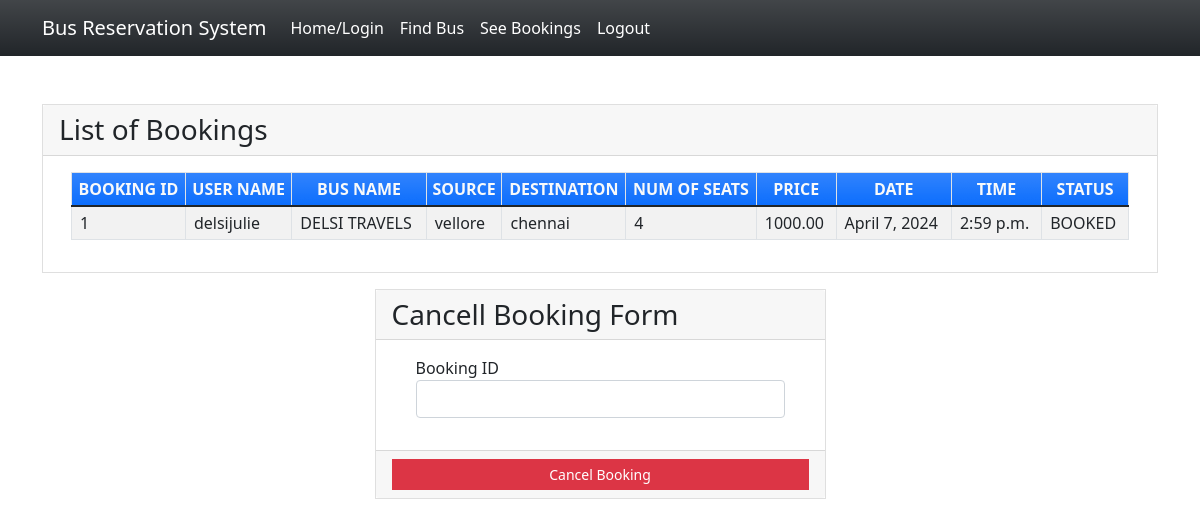
/seebookings (signed in), run on the app's committed database.
### myapp/models.py (models this page shows, shortened)
class Book(models.Model):
    BOOKED = 'B'
    CANCELLED = 'C'
    TICKET_STATUSES = ((BOOKED, 'Booked'),
                       (CANCELLED, 'Cancelled'),)
    email = models.EmailField()
    name = models.CharField(max_length=30)
    userid =models.DecimalField(decimal_places=0, max_digits=2)
    busid=models.DecimalField(decimal_places=0, max_digits=2)
    bus_name = models.CharField(max_length=30)
    source = models.CharField(max_length=30)
    dest = models.CharField(max_length=30)
    nos = models.DecimalField(decimal_places=0, max_digits=2)
    price = models.DecimalField(decimal_places=2, max_digits=6)
    date = models.DateField()
    time = models.TimeField()
    status = models.CharField(choices=TICKET_STATUSES, default=BOOKED, max_length=2)
    class Meta:
        verbose_name_plural = "List of Books"

### myapp/views.py (the view)
# urls.py: path('seebookings', views.seebookings, name="seebookings"),
@login_required(login_url='signin')
def seebookings(request,new={}):
    context = {}
    id_r = request.user.id
    book_list = Book.objects.filter(userid=id_r)
    if book_list:
        return render(request, 'myapp/booklist.html', locals())
    else:
        context["error"] = "Sorry no buses booked"
        return render(request, 'myapp/findbus.html', context)

### myapp/templates/myapp/booklist.html (shortened to what this page needs)
{% extends 'myapp/base.html' %} {% block content %}
<div class="container my-5">
    <div class="card rounded-0">
        <div class="card-header">
            <div class="card-title h3 mb-0">List of Bookings</div>
        </div>
        <div class="card-body">
            <div class="container-fluid">
                <table class="table table-bordered table-striped">
                    <thead>
                        <tr class="bg-gradient bg-primary text-light">
                            <th class="p-1 text-center">BOOKING ID</th>
                            <th class="p-1 text-center">USER NAME</th>
                            <th class="p-1 text-center">BUS NAME</th>
                            <th class="p-1 text-center">SOURCE</th>
                            <th class="p-1 text-center">DESTINATION</th>
                            <th class="p-1 text-center">NUM OF SEATS</th>
                            <th class="p-1 text-center">PRICE</th>
                            <th class="p-1 text-center">DATE</th>
                            <th class="p-1 text-center">TIME</th>
                            <th class="p-1 text-center">STATUS</th>
                        </tr>
                    </thead>
                    {% for row in book_list %}
                    <tr>
                        <td class="px-2 py-1 align-middle">{{row.id}}</td>
                        <td class="px-2 py-1 align-middle">{{row.name}}</td>
                        <td class="px-2 py-1 align-middle">{{row.bus_name}}</td>
                        <td class="px-2 py-1 align-middle">{{row.source}}</td>
                        <td class="px-2 py-1 align-middle">{{row.dest}}</td>
                        <td class="px-2 py-1 align-middle">{{row.nos}}</td>
                        <td class="px-2 py-1 align-middle">{{row.price}}</td>
                        <td class="px-2 py-1 align-middle">{{row.date}}</td>
                        <td class="px-2 py-1 align-middle">{{row.time}}</td>
                        <td class="px-2 py-1 align-middle">{{row.status}}</td>
                    </tr>
                    {% endfor %}
                </table>
            </div>
        </div>
    </div>
    <div class="row mt-3 justify-content-center">
        <div class="col-lg-5 col-md-7 col-sm-10 col-xs-12">
            <div class="card rounded-0">
                <div class="card-header">
                    <div class="card-title h3 mb-0">Cancell Booking Form</div>
                </div>
                <div class="card-body">
                    <div class="container-fluid">
                        <form action="{% url 'cancellings' %}" method="post" id="cancel-form">
                            <div class="mb-3">
                                <label for="bus_id" class="control-label">Booking ID</label>
                                <input name='bus_id' class="form-control" type="number" id="bus_id">
                            </div>
                        </form>
                    </div>
                </div>
                <div class="card-footer text-center">
                    <button class="btn btn-sm rounded-0 btn-danger w-100" form="cancel-form">Cancel Booking</button>
                </div>
            </div>
        </div>
    </div>
</div>
{% endblock %}

### myapp/templates/myapp/base.html (style rules this page uses)
body { background-image: url(https://img.freepik.com/premium-photo/tourist-buses-parking-sunrise-sunset_106035-1198.jpg?w=740); background-repeat: no-repeat; background-size: cover; }

### data on the page
Book: id "1", name "delsijulie", bus_name "DELSI TRAVELS", source "vellore", dest "chennai", nos "4", price "1000.00", date "April 7, 2024", time "2:59 p.m.", status "BOOKED"
